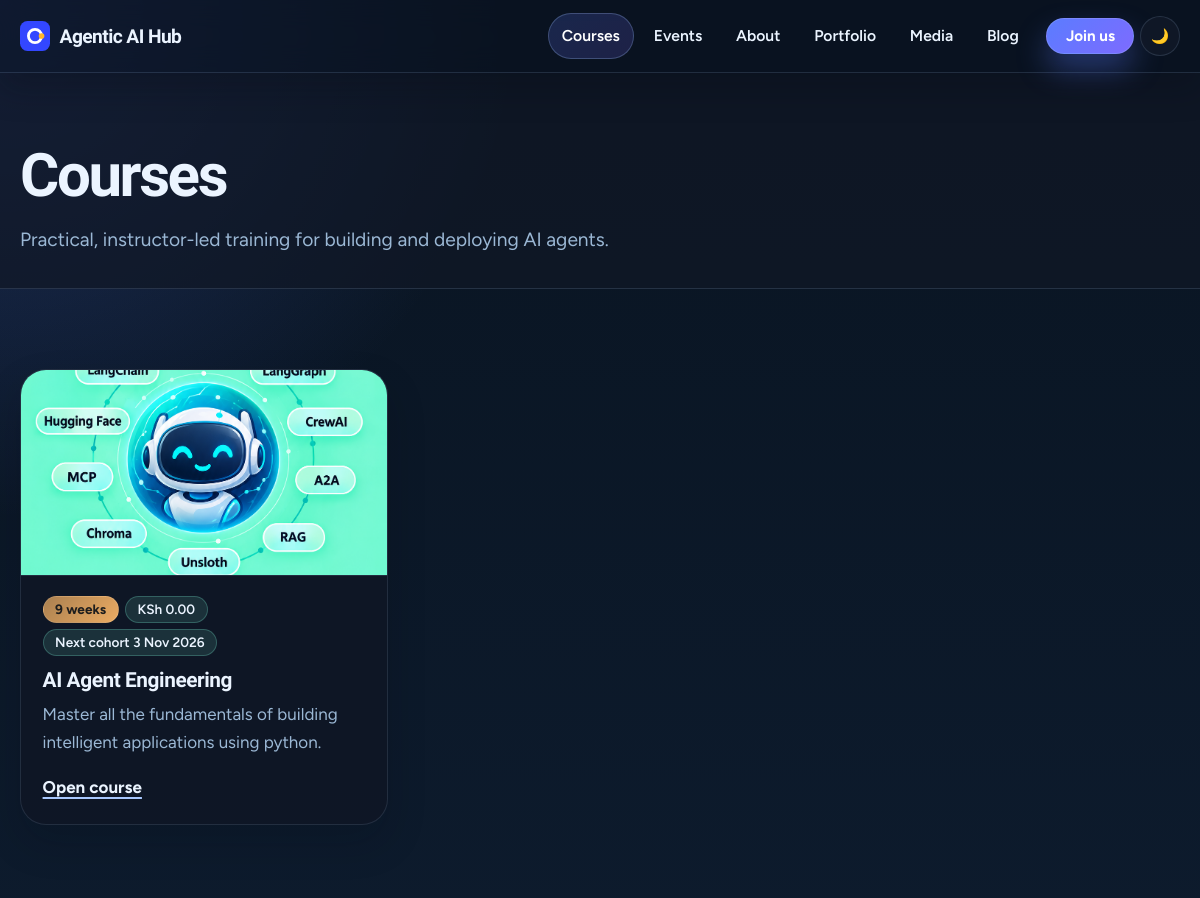
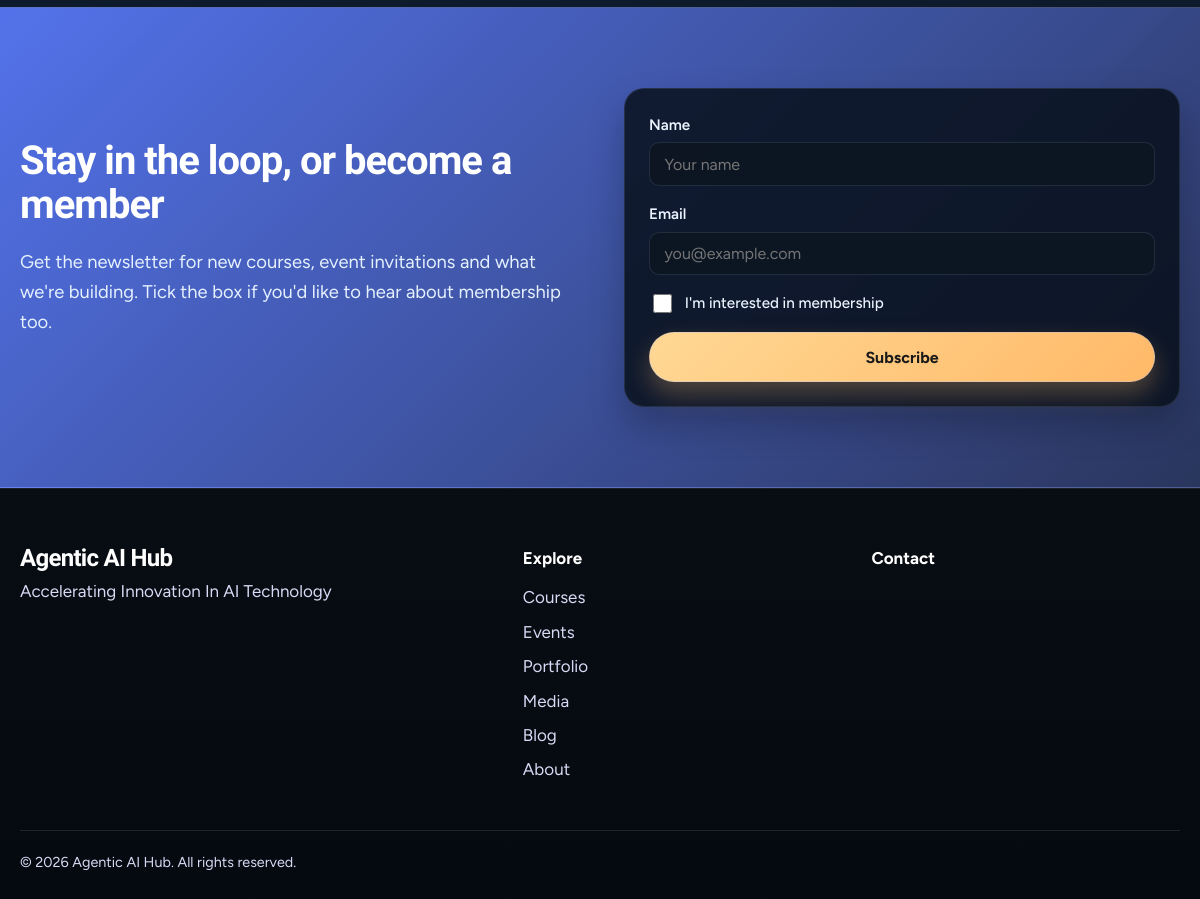
Page /courses/ on the committed database (2 pictures, top to bottom).
### hub/models.py (models this page shows, shortened)
class SiteSettings(models.Model):
    org_name = models.CharField("Organisation name", max_length=80, default="Agentic AI Hub")
    tagline = models.CharField(max_length=160, default="Learn to build AI that gets things done.")
    hero_headline = models.CharField(max_length=160, default="Build AI agents that do real work.")
    hero_subheadline = models.TextField(
        default="Hands-on courses, community events and open projects for people building agentic AI.")
    hero_banner = models.ImageField("Hero banner image", upload_to="site/", blank=True,
                                    help_text="Optional. Shown beside the headline on the home page. Landscape, at least 1400px wide.")
    story_title = models.CharField(max_length=120, default="Where agents go from demo to daily work")
    story = models.TextField(help_text="Short story of the organisation. Blank lines start a new paragraph.", blank=True)
    mission = models.TextField(blank=True)
    vision = models.TextField(blank=True)
    contact_email = models.EmailField(blank=True)
    phone = models.CharField(max_length=40, blank=True)
    location = models.CharField(max_length=120, blank=True)
    linkedin_url = models.URLField(blank=True)
    x_url = models.URLField("X / Twitter URL", blank=True)
    youtube_url = models.URLField("YouTube URL", blank=True)
    github_url = models.URLField("GitHub URL", blank=True)
    instagram_url = models.URLField("Instagram URL", blank=True)
    class Meta:
        verbose_name = "Site settings"
        verbose_name_plural = "Site settings"
    @classmethod
    def load(cls):
        obj, _ = cls.objects.get_or_create(pk=1)
        return obj
    @property
    def social_links(self):
        pairs = [("LinkedIn", self.linkedin_url), ("X", self.x_url), ("YouTube", self.youtube_url),
                 ("GitHub", self.github_url), ("Instagram", self.instagram_url)]
        return [(n, u) for n, u in pairs if u]

class SluggedModel(models.Model):
    slug = models.SlugField(max_length=160, unique=True, blank=True,
                            help_text="Part of the page address. Leave blank to generate it from the title.")
    slug_source = "title"
    class Meta:
        abstract = True

class Course(SluggedModel):
    title = models.CharField(max_length=140)
    summary = models.TextField(help_text="Two or three sentences shown on the course card.")
    cover = models.ImageField(upload_to="courses/", blank=True, help_text="Optional cover image.")
    price = models.DecimalField(
        max_digits=10, decimal_places=2, default=0,
        help_text="Course price in Kenyan shillings (KES).")
    duration_days = models.PositiveIntegerField(
        help_text="Length in training days. Shown as weeks (5 days = 1 week) when longer than 5 days.")
    prerequisites = models.TextField(blank=True, help_text="One prerequisite per line. Leave blank if none.")
    next_cohort_date = models.DateField(null=True, blank=True,
                                        help_text="Leave blank to show “On request”.")
    payment_url = models.URLField(
        "Payment page URL", blank=True,
        help_text="Applicants are sent here after submitting the application form.")
    is_published = models.BooleanField(default=True)
    order = models.PositiveIntegerField(default=0, help_text="Lower numbers appear first.")
    class Meta:
        ordering = ["order", "title"]
    def get_absolute_url(self):
        return reverse("hub:course_detail", args=[self.slug])
    @property
    def price_display(self):
        return f"{self.price:,.2f}"
    @property
    def duration_display(self):
        d = self.duration_days
        if d > 5:
            weeks = math.ceil(d / 5)
            return f"{weeks} week{'s' if weeks != 1 else ''}"
        return f"{d} day{'s' if d != 1 else ''}"
    @property
    def next_cohort_display(self):
        if self.next_cohort_date and self.next_cohort_date >= timezone.localdate():
            return self.next_cohort_date
        return None

### hub/views.py (the view)
# urls.py: path("courses/", views.course_list, name="course_list"),
def course_list(request):
    return render(request, "hub/course_list.html", {"courses": Course.objects.filter(is_published=True)})

### hub/context_processors.py (called while the page is built)
def site(request):
    return {"site": SiteSettings.load()}

### hub/templates/hub/course_list.html (shortened to what this page needs)
{% extends "hub/base.html" %}
{% block content %}
<header class="page-head"><div class="wrap"><h1>Courses</h1><p class="lede">Practical, instructor-led training for building and deploying AI agents.</p></div></header>
<section class="section"><div class="wrap">
  <div class="grid">{% for c in courses %}{% include "hub/_course_card.html" %}{% empty %}<p class="empty">No courses published yet.</p>{% endfor %}</div>
</div></section>
{% endblock %}

### hub/templates/hub/base.html (shortened to what this page needs)
{% load static %}<!doctype html>
<html lang="en">
<head>
  <link rel="stylesheet" href="{% static 'hub/css/style.css' %}?v=20261025-2">
</head>
<body class="theme-dark">
<header class="nav">
  <div class="wrap nav-inner">
    <a class="brand" href="{% url 'hub:home' %}" aria-label="{{ site.org_name }} home">
      <svg viewBox="0 0 32 32" width="30" height="30" aria-hidden="true"><rect width="32" height="32" rx="8" fill="#3347FF"/><circle cx="16" cy="16" r="7" fill="none" stroke="#fff" stroke-width="3"/><circle cx="23" cy="16" r="3" fill="#FFB627"/></svg>
      <span>{{ site.org_name }}</span>
    </a>
    <nav id="menu" class="menu" aria-label="Main">
      {% with p=request.resolver_match.url_name %}
      <a href="{% url 'hub:course_list' %}" {% if p == 'course_list' or p == 'course_detail' %}aria-current="page"{% endif %}>Courses</a>
      <a href="{% url 'hub:event_list' %}" {% if p == 'event_list' or p == 'event_detail' %}aria-current="page"{% endif %}>Events</a>
      <a href="{% url 'hub:about' %}" {% if p == 'about' %}aria-current="page"{% endif %}>About</a>
      <a href="{% url 'hub:portfolio' %}" {% if p == 'portfolio' %}aria-current="page"{% endif %}>Portfolio</a>
      <a href="{% url 'hub:media_list' %}" {% if p == 'media_list' or p == 'media_detail' %}aria-current="page"{% endif %}>Media</a>
      <a href="{% url 'hub:blog_list' %}" {% if p == 'blog_list' or p == 'blog_detail' %}aria-current="page"{% endif %}>Blog</a>
      {% endwith %}
      <a class="btn btn-small" href="{% url 'hub:home' %}#join">Join us</a>
      <button class="theme-toggle" type="button" aria-label="Switch to light mode" aria-pressed="true">
        <span class="theme-toggle__icon" aria-hidden="true">🌙</span>
      </button>
    </nav>
  </div>
</header>
<main id="main">{% block content %}{% endblock %}</main>
{% block join %}{% include "hub/_join.html" %}{% endblock %}
<footer class="footer">
  <div class="wrap footer-grid">
    <div>
      <p class="footer-brand">{{ site.org_name }}</p>
      <p class="footer-tag">{{ site.tagline }}</p>
    </div>
    <nav aria-label="Footer">
      <p class="footer-head">Explore</p>
      <ul>
        <li><a href="{% url 'hub:course_list' %}">Courses</a></li>
        <li><a href="{% url 'hub:event_list' %}">Events</a></li>
        <li><a href="{% url 'hub:portfolio' %}">Portfolio</a></li>
        <li><a href="{% url 'hub:media_list' %}">Media</a></li>
        <li><a href="{% url 'hub:blog_list' %}">Blog</a></li>
        <li><a href="{% url 'hub:about' %}">About</a></li>
      </ul>
    </nav>
    <div>
      <p class="footer-head">Contact</p>
    </div>
  </div>
  <div class="wrap footer-base"><p>&copy; {% now "Y" %} {{ site.org_name }}. All rights reserved.</p></div>
</footer>
</body>
</html>

### hub/templates/hub/_course_card.html
<article class="card">
  <a class="card-media" href="{{ c.get_absolute_url }}" tabindex="-1" aria-hidden="true">{% include "hub/_image.html" with img=c.cover obj=c alt=c.title %}</a>
  <div class="card-body">
    <p class="chips"><span class="chip">{{ c.duration_display }}</span><span class="chip chip-soft">KSh {{ c.price_display }}</span>
      <span class="chip chip-soft">{% if c.next_cohort_display %}Next cohort {{ c.next_cohort_display|date:"j M Y" }}{% else %}Cohort on request{% endif %}</span></p>
    <h3><a href="{{ c.get_absolute_url }}">{{ c.title }}</a></h3>
    <p>{{ c.summary|truncatewords:26 }}</p>
    <a class="link" href="{{ c.get_absolute_url }}">Open course</a>
  </div>
</article>

### hub/templates/hub/_image.html
{% load hub_extras %}{% if img %}<img src="{{ img.url }}" alt="{{ alt|default:'' }}" loading="lazy">{% else %}<div class="ph ph-{{ obj|tone }}" role="img" aria-label="{{ alt|default:'' }}"></div>{% endif %}

### rows in the picture
SiteSettings: org_name "Agentic AI Hub", tagline "Accelerating Innovation In AI Technology"
Course: duration_display "9 weeks", price_display "0.00", next_cohort_display "3 Nov 2026", title "AI Agent Engineering", summary "Master all the fundamentals of building intelligent applications using python."
